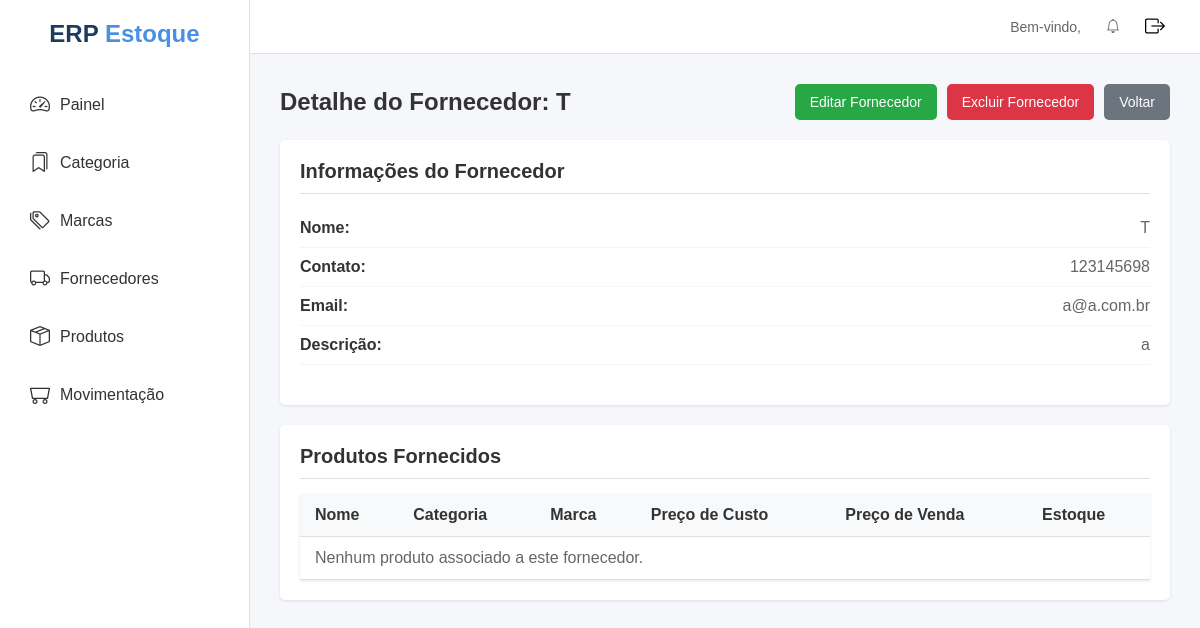
Before: /Fornecedor/5/detalhe/ with the older database file.
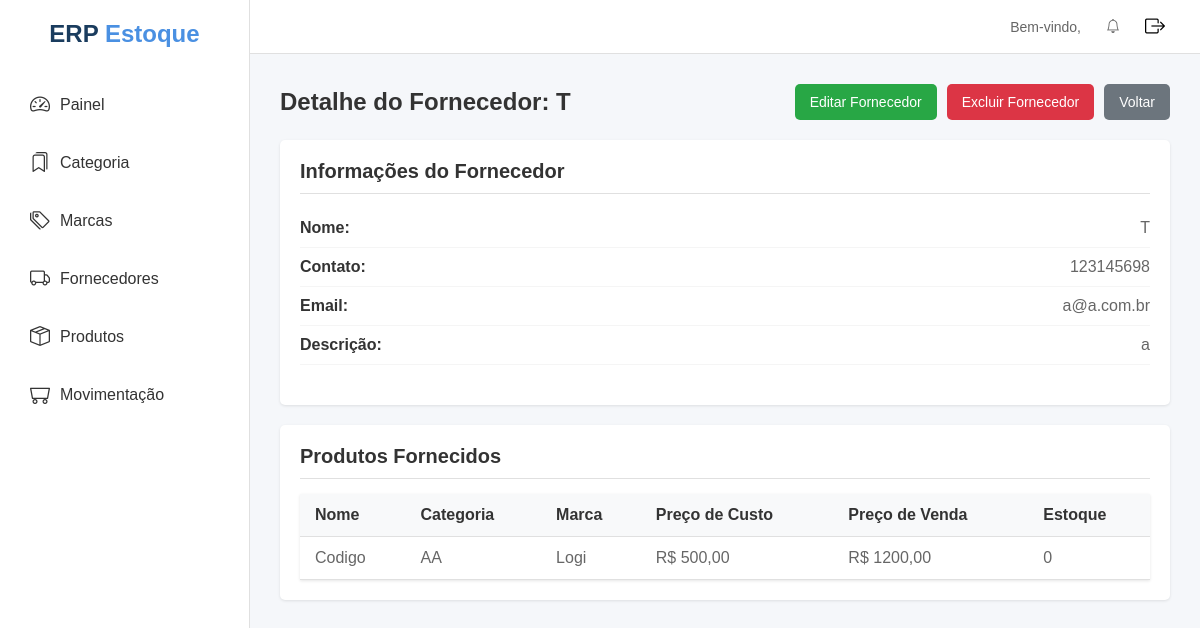
After: the same page with the newer database file.
### apps/produtos/models.py (models this page shows, shortened)
class Produto(models.Model):
    nome = models.CharField(max_length=500)
    codigo_barras = models.CharField(max_length=128, unique=True, null=True, blank=True)
    categoria = models.ForeignKey(Categoria, on_delete=models.PROTECT, related_name='produtos',
                                  limit_choices_to={'status': True},)
    marca = models.ForeignKey(Marca, on_delete=models.PROTECT, related_name='produtos',
                              limit_choices_to={'status': True},)
    fornecedor = models.ForeignKey(Fornecedor, on_delete=models.PROTECT, related_name='produtos',
                                   limit_choices_to={'status': True},)
    descricao = models.TextField(null=True, blank=True)
    num_serie = models.CharField(max_length=200, null=True, blank=True)
    preco_custo = models.DecimalField(max_digits=20, decimal_places=2)
    preco_venda = models.DecimalField(max_digits=20, decimal_places=2)
    quantidade = models.PositiveIntegerField(default=0)
    estoque_minimo = models.PositiveIntegerField(default=10)
    imagem = models.ImageField(null=True, blank=True, upload_to='produtos/')
    barcode_image = models.ImageField(upload_to='barcodes/', blank=True, null=True)
    qr_code = models.ImageField(upload_to='qrcodes/', blank=True, null=True)
    status = models.BooleanField(default=True)
    created_at = models.DateTimeField(auto_now_add=True)
    updated_at = models.DateTimeField(auto_now=True)
    class Meta:
        ordering = ['nome']

### apps/categorias/models.py (models this page shows)
class Categoria(models.Model):
    nome = models.CharField(max_length=500)
    descricao = models.TextField(null=True, blank=True)
    status = models.BooleanField(default=True)
    created_at = models.DateTimeField(auto_now_add=True)
    updated_at = models.DateTimeField(auto_now=True)
    class Meta:
        ordering = ['nome']
    def __str__(self):
        return self.nome

### apps/marcas/models.py (models this page shows)
class Marca(models.Model):
    nome = models.CharField(max_length=500)
    descricao = models.TextField(null=True, blank=True)
    status = models.BooleanField(default=True)
    created_at = models.DateTimeField(auto_now_add=True)
    updated_at = models.DateTimeField(auto_now=True)
    class Meta:
        ordering = ['nome']
    def __str__(self):
        return self.nome

### apps/fornecedor/views.py (the view)
# urls.py: path('Fornecedor/<int:pk>/detalhe/', FornecedorDetailView.as_view(), name='fornecedor_detail'),
class FornecedorDetailView(DetailView):
    model = Fornecedor
    template_name = 'fornecedor/fornecedores_detail.html'
    def get_context_data(self, **kwargs):
        context = super().get_context_data(**kwargs)
        context['produtos'] = Produto.objects.filter(fornecedor=self.object).order_by('-created_at')
        return context

### apps/notificacao/context_processors.py (called while the page is built)
def notificacoes(request):
    return {
        'notificacoes': Notificacao.objects.filter(lida=False)
    }

### apps/templates/fornecedor/fornecedores_detail.html (shortened to what this page needs)
{% extends 'layouts/base.html' %}
{% block conteudo %}
<div class="content">
    <div class="page-header">
        <h1>Detalhe do Fornecedor: {{ fornecedor.nome }}</h1>
        <div class="filter-buttons">
            <a href="{% url 'fornecedores:fornecedores_form' fornecedor.id %}" class="btn btn-edit">Editar Fornecedor</a>
            <button class="btn btn-delete" data-id="{{ fornecedor.id }}">Excluir Fornecedor</button>
            <a href="{% url 'fornecedores:fornecedores_list' %}" class="btn btn-secondary">Voltar</a>
        </div>
    </div>
    <div class="detail-card">
        <h2>Informações do Fornecedor</h2>
        <div class="detail-content">
            <div class="detail-info">
                <div class="detail-row">
                    <span class="detail-label">Nome:</span>
                    <span class="detail-value">{{ fornecedor.nome }}</span>
                </div>
                <div class="detail-row">
                    <span class="detail-label">Contato:</span>
                    <span class="detail-value">{{ fornecedor.contato|default:"Não informado" }}</span>
                </div>
                <div class="detail-row">
                    <span class="detail-label">Email:</span>
                    <span class="detail-value">{{ fornecedor.email|default:"Não informado" }}</span>
                </div>
                <div class="detail-row">
                    <span class="detail-label">Descrição:</span>
                    <span class="detail-value">{{ fornecedor.descricao|default:"Sem descrição" }}</span>
                </div>
            </div>
        </div>
    </div>
    <div class="detail-card produtos-card">
        <h2>Produtos Fornecidos</h2>
        <table class="table">
            <thead>
                <tr>
                    <th>Nome</th>
                    <th>Categoria</th>
                    <th>Marca</th>
                    <th>Preço de Custo</th>
                    <th>Preço de Venda</th>
                    <th>Estoque</th>
                </tr>
            </thead>
            <tbody>
                {% for produto in produtos %}
                    <tr>
                        <td>{{ produto.nome }}</td>
                        <td>{{ produto.categoria|default:"Não informado" }}</td>
                        <td>{{ produto.marca|default:"Não informado" }}</td>
                        <td>R$ {{ produto.preco_custo|floatformat:2 }}</td>
                        <td>R$ {{ produto.preco_venda|floatformat:2 }}</td>
                        <td>{{ produto.quantidade|default:"0" }}</td>
                    </tr>
                {% empty %}
                    <tr>
                        <td colspan="6" class="text-center">Nenhum produto associado a este fornecedor.</td>
                    </tr>
                {% endfor %}
            </tbody>
        </table>
    </div>
</div>
{% endblock %}

Changed rows visible on the page:
added Produto: nome "Codigo", categoria "AA", marca "Logi", preco_custo "500,00", preco_venda "1200,00", quantidade "0"
Other visible differences:
text no longer shown: "Nenhum produto associado a este fornecedor."
